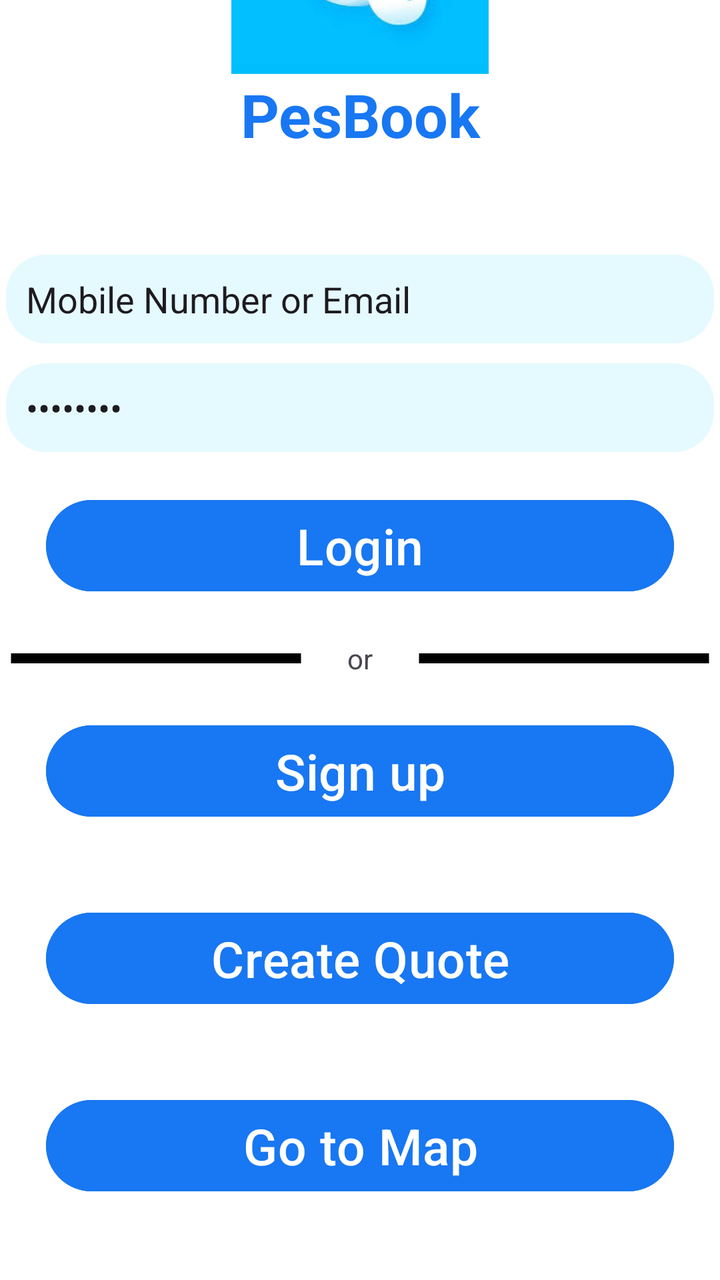
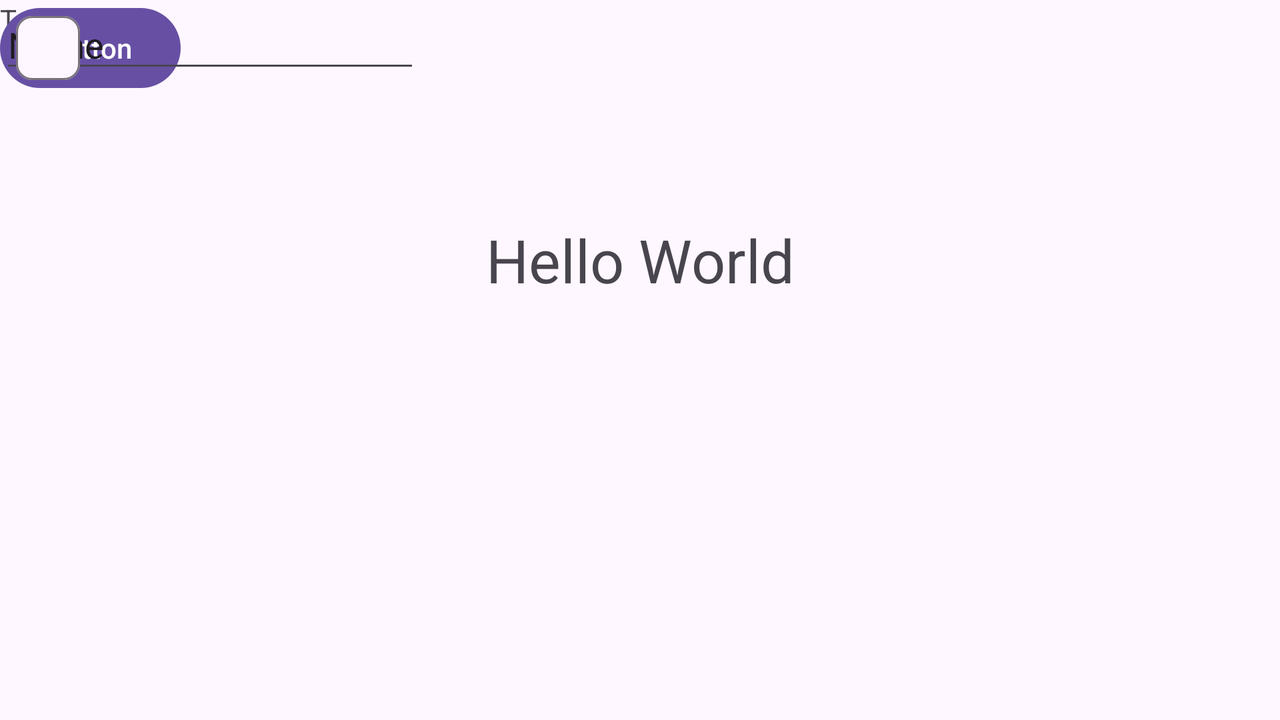

First picture: res/layout/ on a phone held upright. Second picture: the repository's own variant of that layout, on a device whose configuration matches the variant's folder. Source for both follows.
<!-- AndroidManifest.xml: application theme Theme.DemoAppIT6 -->
<!-- res/layout/activity_main.xml -->
<?xml version="1.0" encoding="utf-8"?>
<androidx.constraintlayout.widget.ConstraintLayout
    xmlns:android="http://schemas.android.com/apk/res/android"
    xmlns:app="http://schemas.android.com/apk/res-auto"
    xmlns:tools="http://schemas.android.com/tools"
    android:id="@+id/main"
    android:layout_width="match_parent"
    android:layout_height="match_parent"
    android:background="@color/white"
    android:clickable="true"
    tools:context=".MainActivity">

    <LinearLayout
        android:layout_width="354dp"
        android:layout_height="825dp"
        android:orientation="vertical"
        app:layout_constraintBottom_toBottomOf="parent"
        app:layout_constraintEnd_toEndOf="parent"
        app:layout_constraintStart_toStartOf="parent"
        app:layout_constraintTop_toTopOf="parent">

        <ImageView
            android:id="@+id/imageView4"
            android:layout_width="match_parent"
            android:layout_height="129dp"
            app:srcCompat="@drawable/images" />

        <TextView
            android:id="@+id/textView2"
            android:layout_width="match_parent"
            android:layout_height="wrap_content"
            android:text="PesBook"
            android:textAlignment="center"
            android:textColor="@color/PesbookBlue"
            android:textSize="30dp"
            android:textStyle="bold"

            />


        <EditText
            android:id="@+id/email"
            style="@style/Widget.AppCompat.AutoCompleteTextView"
            android:layout_width="match_parent"
            android:layout_height="wrap_content"
            android:layout_marginTop="50dp"
            android:background="@drawable/input_shape"
            android:ems="10"
            android:inputType="text"
            android:paddingLeft="10dp"
            android:paddingTop="10dp"
            android:paddingEnd="10dp"
            android:paddingBottom="10dp"
            android:text="Mobile Number or Email"

            />

        <EditText
            android:id="@+id/password"
            style="@style/Widget.AppCompat.AutoCompleteTextView"
            android:layout_width="match_parent"
            android:layout_height="wrap_content"
            android:layout_marginTop="10dp"
            android:background="@drawable/input_shape"
            android:ems="10"
            android:inputType="textPassword"
            android:paddingLeft="10dp"
            android:paddingTop="10dp"
            android:paddingEnd="10dp"
            android:paddingBottom="10dp"
            android:text="Password" />

        <Button
            android:id="@+id/loginButton"
            android:layout_width="match_parent"
            android:layout_height="wrap_content"
            android:layout_margin="20dp"
            android:backgroundTint="@color/PesbookBlue"
            android:text="Login"
            android:textSize="25sp"

            />

        <LinearLayout
            android:layout_width="match_parent"
            android:layout_height="wrap_content"
            android:orientation="horizontal">

            <TextView
                android:id="@+id/textView3"
                android:layout_width="150dp"
                android:layout_height="wrap_content"
                android:background="@drawable/lines" />

            <TextView
                android:id="@+id/textView4"
                android:layout_width="wrap_content"
                android:layout_height="wrap_content"
                android:layout_weight="1"
                android:text="or"
                android:textAlignment="center" />

            <TextView
                android:id="@+id/textView5"
                android:layout_width="150dp"
                android:layout_height="wrap_content"
                android:background="@drawable/lines" />
        </LinearLayout>

        <Button
            android:id="@+id/signup"
            android:layout_width="match_parent"
            android:layout_height="wrap_content"
            android:layout_margin="20dp"
            android:backgroundTint="@color/PesbookBlue"
            android:text="Sign up"
            android:textSize="25sp"

            />

        <Button
            android:id="@+id/getqoute"
            android:layout_width="match_parent"
            android:layout_height="wrap_content"
            android:layout_margin="20dp"
            android:backgroundTint="@color/PesbookBlue"
            android:text="Create Quote"
            android:textSize="25sp"

            />

        <Button
            android:id="@+id/gomap"
            android:layout_width="match_parent"
            android:layout_height="wrap_content"
            android:layout_margin="20dp"
            android:backgroundTint="@color/PesbookBlue"
            android:text="Go to Map"
            android:textSize="25sp"

            />


    </LinearLayout>
</androidx.constraintlayout.widget.ConstraintLayout>
<!-- resources referenced by this layout -->
<resources>
  <color name="PesbookBlue">#1877F2</color>
  <color name="white">#FFFFFFFF</color>
  <!-- drawable images: jpg bitmap (drawable, 4695 bytes) -->
  <!-- drawable input_shape (drawable) -->
  <?xml version="1.0" encoding="utf-8"?>
  <shape
      android:shape="rectangle"
      xmlns:android="http://schemas.android.com/apk/res/android">
  
      <solid android:color="@color/Fadeblue"/>
      <corners android:radius="20dp"/>
  
  </shape>
  <!-- drawable lines (drawable) -->
  <?xml version="1.0" encoding="utf-8"?>
  <shape android:shape="line"
      xmlns:android="http://schemas.android.com/apk/res/android">
      <stroke android:color="@color/black" android:width="5dp"/>
  
  </shape>
  <style name="Theme.DemoAppIT6" parent="Base.Theme.DemoAppIT6" />
  <color name="Fadeblue">#E5FAFF</color>
  <color name="black">#FF000000</color>
  <style name="Base.Theme.DemoAppIT6" parent="Theme.Material3.DayNight.NoActionBar">
          
          
      </style>
</resources>
<!-- res/layout-land/activity_main.xml (the repository's variant of the layout above) -->
<!-- drawn on the phone turned sideways -->
<?xml version="1.0" encoding="utf-8"?>
<androidx.constraintlayout.widget.ConstraintLayout xmlns:android="http://schemas.android.com/apk/res/android"
    xmlns:app="http://schemas.android.com/apk/res-auto"
    xmlns:tools="http://schemas.android.com/tools"
    android:id="@+id/main"
    android:layout_width="match_parent"
    android:layout_height="match_parent"
    tools:context=".MainActivity">

    <TextView
        android:layout_width="214dp"
        android:layout_height="43dp"
        android:text="Hello World"
        android:textAlignment="center"
        android:textSize="30sp"
        app:layout_constraintBottom_toBottomOf="parent"
        app:layout_constraintEnd_toEndOf="parent"
        app:layout_constraintStart_toStartOf="parent"
        app:layout_constraintTop_toTopOf="parent"
        app:layout_constraintVertical_bias="0.346" />

    <TextView
        android:id="@+id/textView"
        android:layout_width="wrap_content"
        android:layout_height="wrap_content"
        android:text="TextView"
        tools:layout_editor_absoluteX="151dp"
        tools:layout_editor_absoluteY="100dp" />

    <Button
        android:id="@+id/button"
        android:layout_width="wrap_content"
        android:layout_height="wrap_content"
        android:text="Button"
        tools:layout_editor_absoluteX="82dp"
        tools:layout_editor_absoluteY="128dp" />

    <EditText
        android:id="@+id/editTextText"
        android:layout_width="wrap_content"
        android:layout_height="wrap_content"
        android:ems="10"
        android:inputType="text"
        android:text="Name"
        tools:layout_editor_absoluteX="151dp"
        tools:layout_editor_absoluteY="242dp" />

    <com.google.android.material.chip.Chip
        android:id="@+id/chip"
        android:layout_width="wrap_content"
        android:layout_height="wrap_content"
        tools:layout_editor_absoluteX="139dp"
        tools:layout_editor_absoluteY="29dp" />

</androidx.constraintlayout.widget.ConstraintLayout>
<!-- resources referenced by the variant -->
<!-- as the phone turned sideways resolves them -->
<resources>
  <style name="Theme.DemoAppIT6" parent="Base.Theme.DemoAppIT6" />
  <style name="Base.Theme.DemoAppIT6" parent="Theme.Material3.DayNight.NoActionBar">
          
          
      </style>
</resources>
